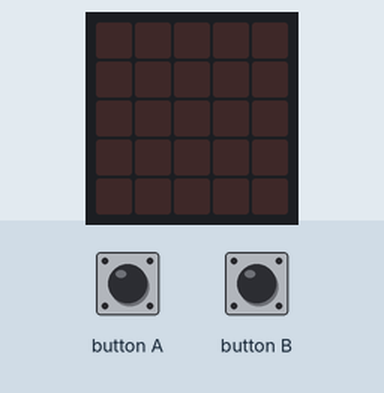
Recording of a program running on a simulated BBC micro:bit (MakeCode). On the bench: the board's 5×5 LED display. The inputs (shaded band) are chosen by the test bench. Random numbers come from a fixed seed.

Above: at 1.2 s.
1.3 s: button A pressed for 0.15 s
At 1.8 s:
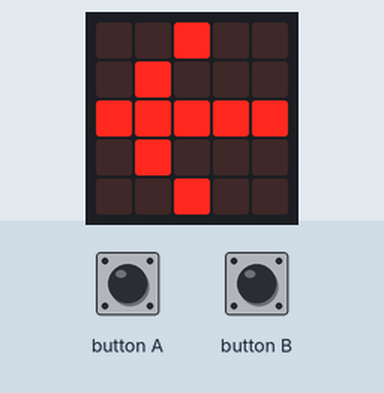
2.9 s: button B pressed for 0.15 s
At 4.2 s:
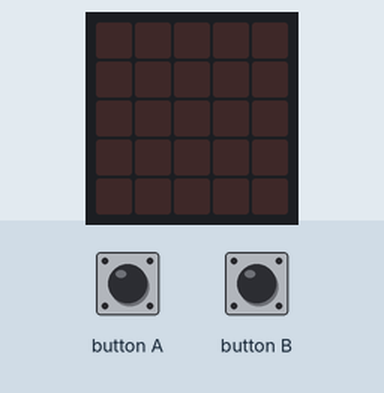
4.5 s: button A pressed for 0.15 s
At 5.4 s:
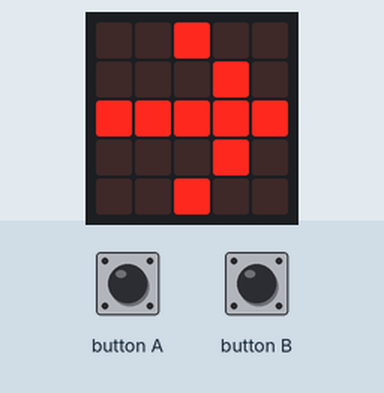
6.1 s: button A pressed for 0.15 s
At 6.6 s:
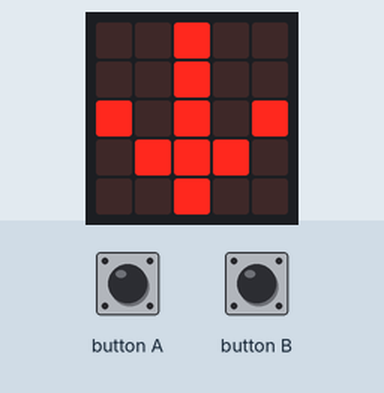
7.7 s: button A pressed 2 times (0.12 s each, 0.3 s apart)
At 9.4 s:
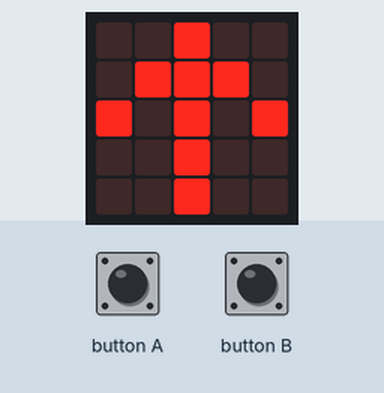
Timing chart, 0 to 10.8 s (numbered marks = the images above; inputs shaded):
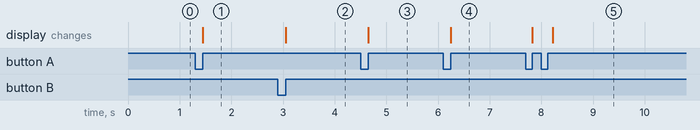

The program:

main.ts
```typescript
let a = 0
input.onButtonPressed(Button.A, function () {
    a = randint(0, 3)
    if (a == 0) {
        basic.showLeds(`
            . . # . .
            . . . # .
            # # # # #
            . . . # .
            . . # . .
            `)
    } else if (a == 1) {
        basic.showLeds(`
            . . # . .
            . # . . .
            # # # # #
            . # . . .
            . . # . .
            `)
    } else if (a == 2) {
        basic.showLeds(`
            . . # . .
            . . # . .
            # . # . #
            . # # # .
            . . # . .
            `)
    } else {
        basic.showLeds(`
            . . # . .
            . # # # .
            # . # . #
            . . # . .
            . . # . .
            `)
    }
})
input.onButtonPressed(Button.B, function () {
    basic.showLeds(`
        . . . . .
        . . . . .
        . . . . .
        . . . . .
        . . . . .
        `)
})
```

test.ts
```typescript
// テストはここに来ます。このパッケージが拡張機能として使用されるときにはコンパイルされません。
```

Measured:
- after the input at 1.3 s, the display: changes after 0.15 s (image 1)
- after the input at 2.9 s, the display: changes after 0.15 s (image 2)
- after the input at 4.5 s, the display: changes after 0.15 s (image 3)
- after the input at 6.1 s, the display: changes after 0.15 s (image 4)
- after the input at 7.7 s, the display: first changes after 0.12 s (image 5 shows a later state)
